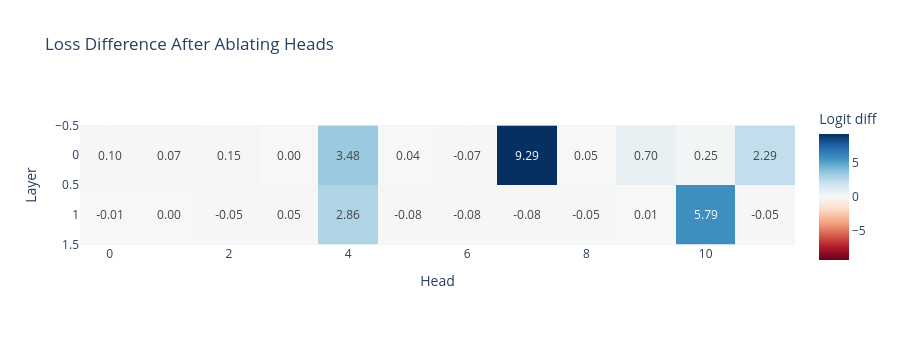

Source (notebook cell):
### Markdown cell above
### Exercise - mean ablation

> ```yaml
> Difficulty: 🔴⚪⚪⚪⚪
> Importance: 🔵🔵🔵⚪⚪
> 
> You should aim to spend 5-15 mins on this exercise.
> ```

An alternative to zero-ablation is **mean-ablation**, where rather than setting values to zero, we set them to be their mean across some suitable distribution (commonly we'll use the mean over some batch dimension). This can be more informative, because zero-ablation takes a model out of its normal distribution, and so the results from it aren't necessarily representative of what you'd get if you "switched off" the effect from some particular component. Mean ablation on the other hand works slightly better (although it does come with its own set of risks). You can read more [here](https://www.neelnanda.io/mechanistic-interpretability/glossary#:~:text=Ablation%20aka%20Knockout) or [here](https://arxiv.org/html/2404.15255v1).

You should fill in the `head_mean_ablation_hook` function below, and run the code (also make sure in your previous `get_ablation_scores` function that you were actually using the `ablation_function` rather than hardcoding the zero ablation function, otherwise your code won't work here). You should see that the results are slightly cleaner, with the unimportant heads having values much closer to zero relative to the important heads.

### Code cell
def head_mean_ablation_hook(
    z: Float[Tensor, "batch seq n_heads d_head"],
    hook: HookPoint,
    head_index_to_ablate: int,
) -> None:
    z[:, :, head_index_to_ablate, :] = z[:, :, head_index_to_ablate, :].mean(dim=0)


rep_tokens_batch = run_and_cache_model_repeated_tokens(model, seq_len=50, batch_size=50)[0]
mean_ablation_scores = get_ablation_scores(model, rep_tokens_batch, ablation_function=head_mean_ablation_hook)

imshow(
    mean_ablation_scores,
    labels={"x": "Head", "y": "Layer", "color": "Logit diff"},
    title="Loss Difference After Ablating Heads",
    text_auto=".2f",
    width=900,
    height=350,
)

### Figure 1 — Plotly figure (JSON) as saved in the notebook; plotly's stock layout.template omitted (floating-point values rounded to 4 significant figures)
{"data": [{"coloraxis": "coloraxis", "hovertemplate": "Head: %{x}<br>Layer: %{y}<br>Logit diff: %{z}<extra></extra>", "name": "0", "texttemplate": "%{z:.2f}", "type": "heatmap", "xaxis": "x", "yaxis": "y", "z": [[0.09933, 0.07386, 0.1489, 0.003585, 3.48, 0.0421, -0.0658, 9.293, 0.04967, 0.6987, 0.2504, 2.286], [-0.0108, 0.0026, -0.05273, 0.05196, 2.858, -0.0789, -0.07662, -0.08477, -0.04531, 0.01301, 5.793, -0.04607]]}], "layout": {"coloraxis": {"cmid": 0, "colorbar": {"title": {"text": "Logit diff"}}, "colorscale": [[0, "rgb(103,0,31)"], [0.1, "rgb(178,24,43)"], [0.2, "rgb(214,96,77)"], [0.3, "rgb(244,165,130)"], [0.4, "rgb(253,219,199)"], [0.5, "rgb(247,247,247)"], [0.6, "rgb(209,229,240)"], [0.7, "rgb(146,197,222)"], [0.8, "rgb(67,147,195)"], [0.9, "rgb(33,102,172)"], [1, "rgb(5,48,97)"]]}, "height": 350, "title": {"text": "Loss Difference After Ablating Heads"}, "width": 900, "xaxis": {"anchor": "y", "constrain": "domain", "domain": [0, 1], "scaleanchor": "y", "title": {"text": "Head"}}, "yaxis": {"anchor": "x", "autorange": "reversed", "constrain": "domain", "domain": [0, 1], "title": {"text": "Layer"}}}}
